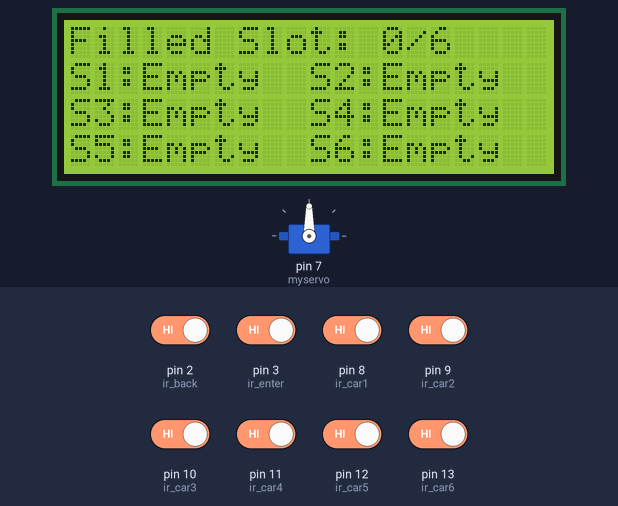
This sketch was run on a simulated Arduino Uno, built with avr-gcc and run on an emulated ATmega328P. Shown: servo, 20×4 character LCD. Inputs (shaded band) come from the test bench; at power-on: pin 2 (ir_back), pin 3 (ir_enter), pin 8 (ir_car1), pin 9 (ir_car2), pin 10 (ir_car3), pin 11 (ir_car4), pin 12 (ir_car5), pin 13 (ir_car6) HIGH.

Above: at 3.2 s.
3.3 s: pin 8 (ir_car1) driven LOW
At 4.6 s:
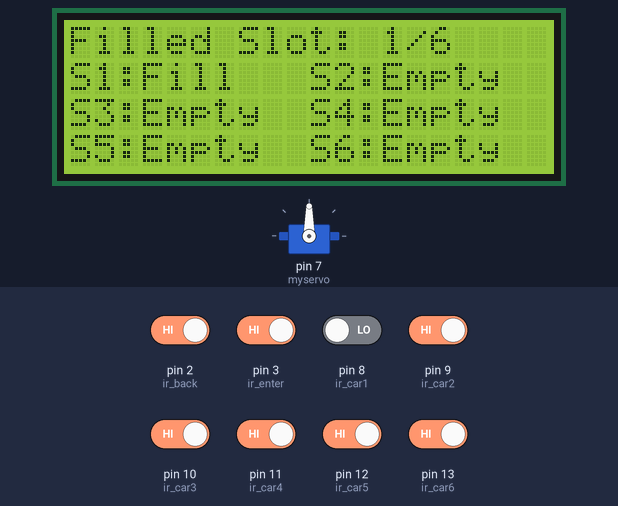
4.9 s: pin 9 (ir_car2) driven LOW
At 6.2 s:
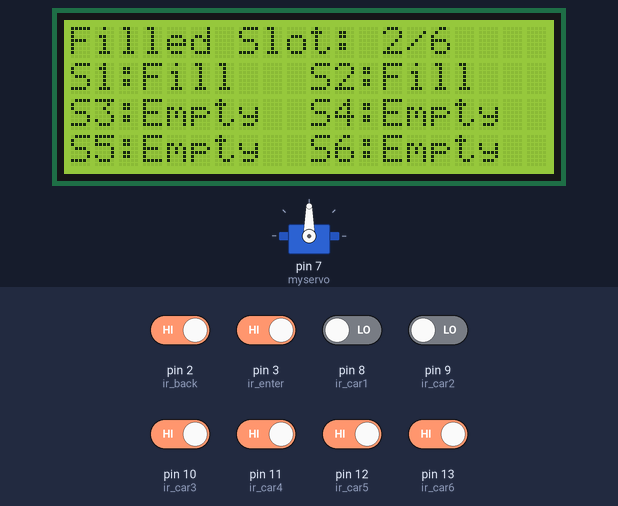
6.5 s: pin 10 (ir_car3) driven LOW
At 7.2 s:
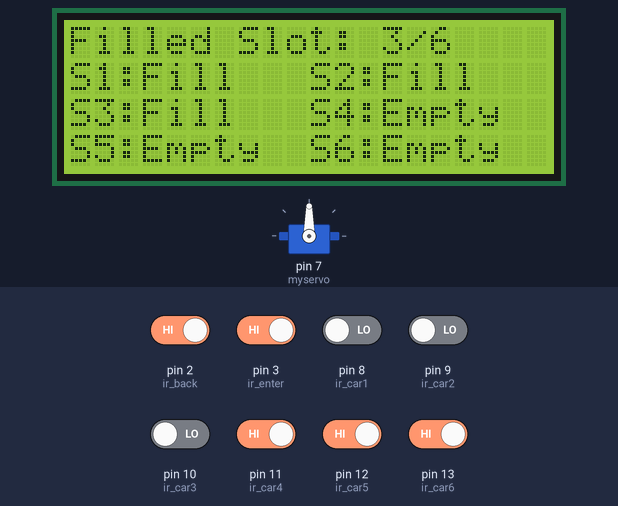
8.1 s: pin 11 (ir_car4) driven LOW
At 9.4 s:
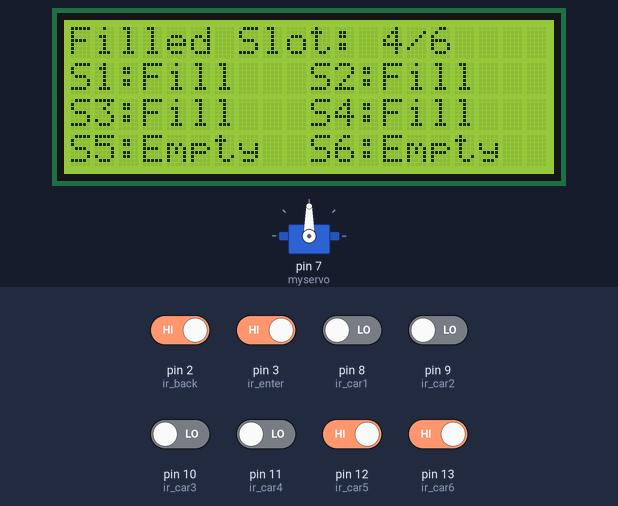
9.7 s: pin 12 (ir_car5) driven LOW
At 10.4 s:
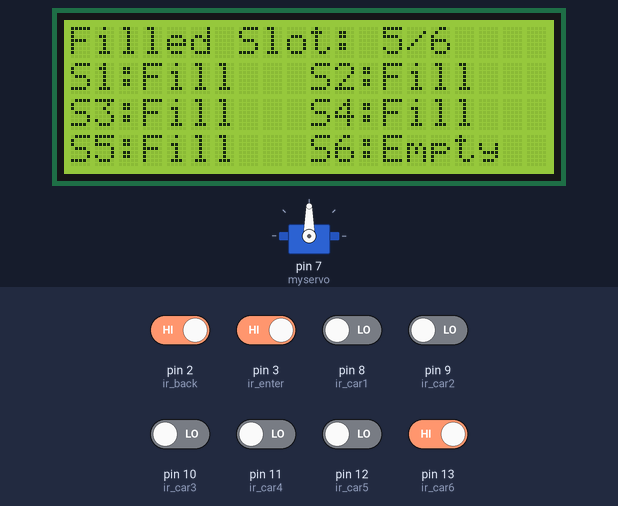
11.3 s: pin 13 (ir_car6) driven LOW
At 12.0 s:
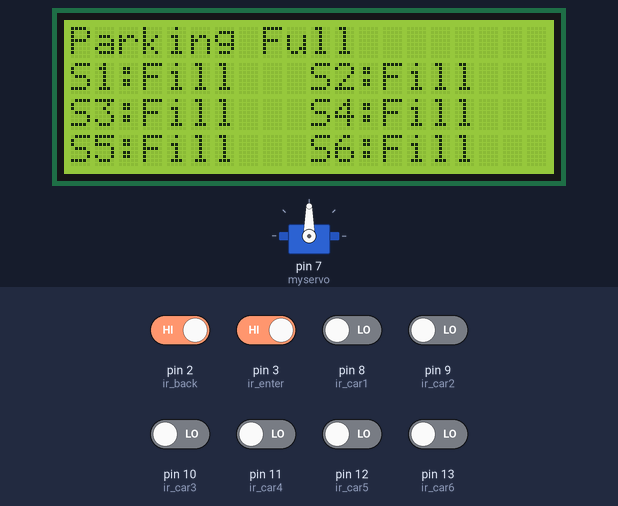
Timing chart, 0 to 14.3 s (numbered marks = the images above; inputs shaded):
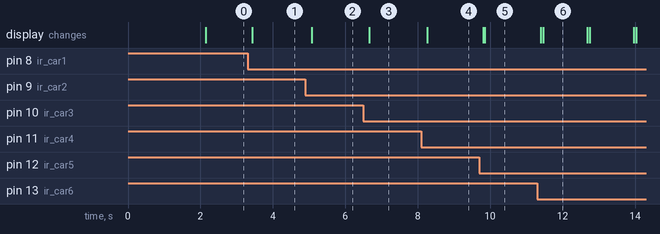

The sketch:

final.ino
```cpp
#include <Servo.h>
#include <Wire.h>
#include <LiquidCrystal_I2C.h>
LiquidCrystal_I2C lcd(0x27, 20, 4);

Servo myservo;

#define ir_enter 3
#define ir_back 2

#define ir_car1 8
#define ir_car2 9
#define ir_car3 10
#define ir_car4 11
#define ir_car5 12
#define ir_car6 13

int S1, S2, S3, S4, S5, S6;
int slot = 0;

void setup() {
  Serial.begin(9600);

  pinMode(ir_car1, INPUT);
  pinMode(ir_car2, INPUT);
  pinMode(ir_car3, INPUT);
  pinMode(ir_car4, INPUT);
  pinMode(ir_car5, INPUT);
  pinMode(ir_car6, INPUT);

  pinMode(ir_enter, INPUT);
  pinMode(ir_back, INPUT);

  myservo.attach(7);
  myservo.write(90);   // gate closed

  lcd.init();
  lcd.backlight();
  lcd.clear();
  lcd.setCursor(0, 1);
  lcd.print(" Car Parking ");
  delay(2000);
  lcd.clear();
}

void loop() {

  Read_Sensor();
  slot = S1 + S2 + S3 + S4 + S5 + S6;

  // LCD Update
  lcd.setCursor(0, 0);
  lcd.print("Filled Slot: ");
  lcd.print(slot);
  lcd.print("/6 ");

  lcd.setCursor(0, 1); lcd.print(S1 ? "S1:Fill " : "S1:Empty");
  lcd.setCursor(10, 1); lcd.print(S2 ? "S2:Fill " : "S2:Empty");

  lcd.setCursor(0, 2); lcd.print(S3 ? "S3:Fill " : "S3:Empty");
  lcd.setCursor(10, 2); lcd.print(S4 ? "S4:Fill " : "S4:Empty");

  lcd.setCursor(0, 3); lcd.print(S5 ? "S5:Fill " : "S5:Empty");
  lcd.setCursor(10, 3); lcd.print(S6 ? "S6:Fill " : "S6:Empty");

  // ENTRY GATE
  if (digitalRead(ir_enter) == LOW && slot < 6) {
    Serial.println("Car Entered");
    myservo.write(0);          // OPEN GATE
    delay(3000);
    myservo.write(90);         // CLOSE GATE
  }

  if (slot == 6) {
    lcd.setCursor(0, 0);
    lcd.print("Parking Full      ");
    delay(1000);
  }

  // EXIT GATE
  if (digitalRead(ir_back) == LOW) {
    Serial.println("Car Exited");
    myservo.write(0);          // OPEN GATE
    delay(3000);
    myservo.write(90);         // CLOSE GATE
  }

  delay(200);
}

void Read_Sensor() {
  S1 = !digitalRead(ir_car1);
  S2 = !digitalRead(ir_car2);
  S3 = !digitalRead(ir_car3);
  S4 = !digitalRead(ir_car4);
  S5 = !digitalRead(ir_car5);
  S6 = !digitalRead(ir_car6);
}
```

Measured:
- after the input at 3.3 s, the display: changes after 0.14 s (image 1)
- after the input at 4.9 s, the display: changes after 0.17 s (image 2)
- after the input at 6.5 s, the display: changes after 0.17 s (image 3)
- after the input at 8.1 s, the display: changes after 0.16 s (image 4)
- after the input at 9.7 s, the display: first changes after 0.10 s (image 5 shows a later state)
- after the input at 11.3 s, the display: first changes after 0.09 s (image 6 shows a later state)
- what the display in image 6 shows lasts 1.2 s, from 11.5 s to 12.7 s
